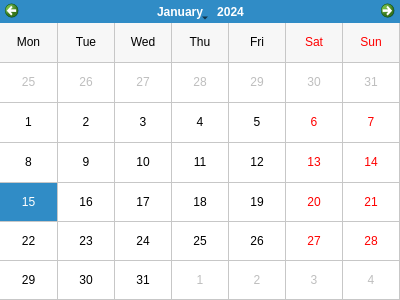
<?xml version="1.0" encoding="UTF-8"?>
<ui version="4.0">
 <class>dlgCalendar</class>
 <widget class="QDialog" name="dlgCalendar">
  <property name="geometry">
   <rect>
    <x>0</x>
    <y>0</y>
    <width>400</width>
    <height>300</height>
   </rect>
  </property>
  <property name="minimumSize">
   <size>
    <width>400</width>
    <height>300</height>
   </size>
  </property>
  <property name="maximumSize">
   <size>
    <width>400</width>
    <height>300</height>
   </size>
  </property>
  <property name="windowTitle">
   <string>Calendar</string>
  </property>
  <property name="windowIcon">
   <iconset>
    <normaloff>../img/logo.png</normaloff>../img/logo.png</iconset>
  </property>
  <widget class="QCalendarWidget" name="Calendar">
   <property name="geometry">
    <rect>
     <x>0</x>
     <y>0</y>
     <width>400</width>
     <height>300</height>
    </rect>
   </property>
   <property name="minimumSize">
    <size>
     <width>400</width>
     <height>300</height>
    </size>
   </property>
   <property name="maximumSize">
    <size>
     <width>400</width>
     <height>300</height>
    </size>
   </property>
   <property name="gridVisible">
    <bool>true</bool>
   </property>
   <property name="verticalHeaderFormat">
    <enum>QCalendarWidget::NoVerticalHeader</enum>
   </property>
  </widget>
 </widget>
 <resources/>
 <connections/>
</ui>
